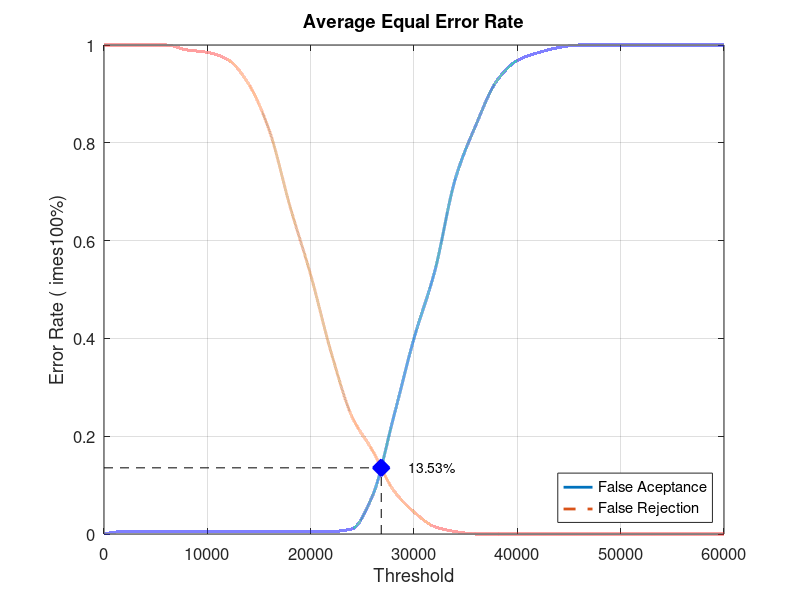
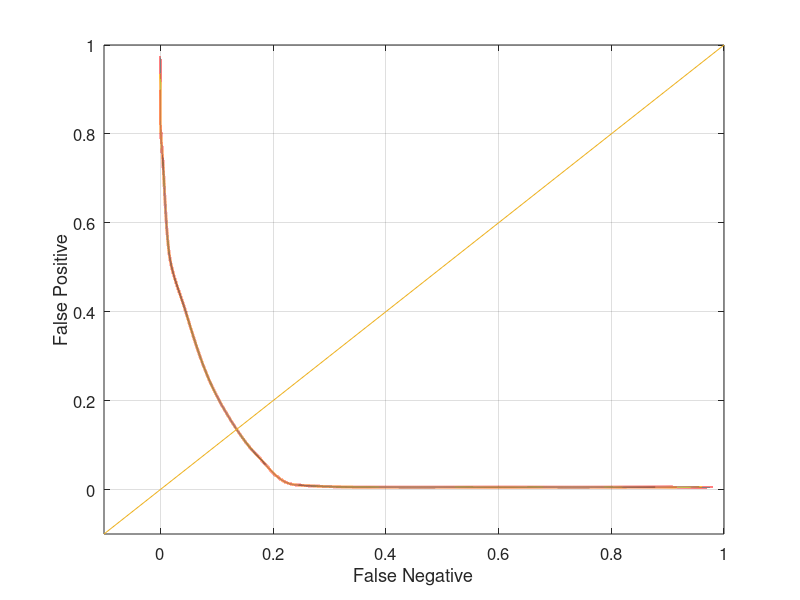

Source code (MATLAB) for these figures, in order:
close all;
clear;
clc;
x = 0:2000:60000;
xq = 0:0.5:60000;

y0 = [0 0.00526316 0.00526316 0.00526316 0.00526316 0.00526316 0.00526316 0.00526316 0.00526316 0.00526316 0.00526316 0.00526316 0.0105263 0.0789474 0.236842 0.4 0.536842 0.726316 0.836842 0.926316 0.968421 0.984211 0.994737 1 1 1 1 1 1 1 1]
yy0 = interp1(x, y0, xq, 'pchip');
y1 = [1 1 1 1 0.99 0.985 0.97 0.92 0.825 0.67 0.53 0.37 0.24 0.17 0.09 0.045 0.015 0.005 0 0 0 0 0 0 0 0 0 0 0 0 0]
yy1 = interp1(x, y1, xq, 'pchip');

% Calculating EER: 
y2 = abs(y0 - y1);
find(y2 == min(y2))
yy2 = abs(yy0 - yy1);
xEER = find(yy2 == min(yy2));
xEERIndex = xq(xEER) % X-axis EER
yEER = yy0(xEER) % Y-axis EER

main = figure
plot(xq, yy0,'-','LineWidth', 2);	hold on
plot(xq, yy1,'--','LineWidth', 2);	hold on
plot([xEERIndex xEERIndex], [0 yEER], 'k--');	hold on
plot([0 xEERIndex], [yEER yEER], 'k--');	hold on
plot(xEERIndex, yEER, 'bx', 'LineWidth', 10);	hold on
text(xEERIndex + 10 * xEERIndex / 100, yEER, [num2str(round((10000 * yEER)) / 100) '%'])
legend('False Aceptance', 'False Rejection', 'Location', 'SouthEast')
xlabel('Threshold')
ylabel('Error Rate (	imes100%)')
title('Average Equal Error Rate')
set(gca, 'FontSize', 12)
axis([0 60000 0 1])
grid on

print(main, 'Database1_1Main', '-dpng');
FNRxFPR = figure('Color', [1 1 1]);
plot(yy1, yy0, '-', yy1, yy0, 'LineWidth', 2);
hold on
y = -0.1:0.1:1
plot(y, y); 
set(gca, 'FontSize', 12)
xlabel('False Negative')
ylabel('False Positive')
axis([-0.1 1 -0.1 1])
set(gca, 'FontSize', 12)
grid on

print(FNRxFPR, 'Database1_1FNRxFPR','-dpng');
